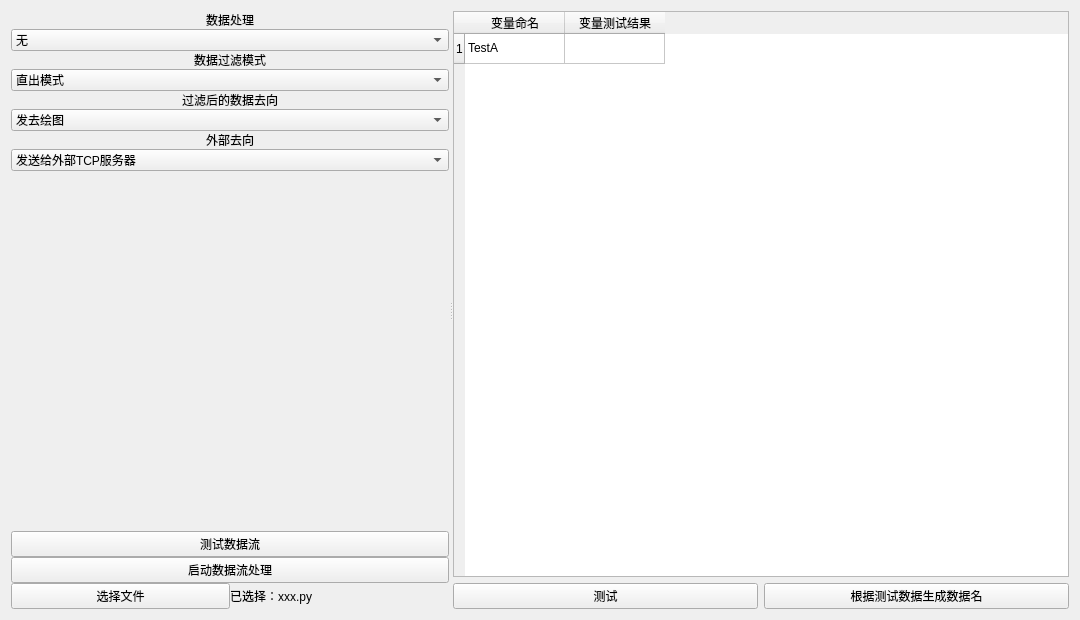
<?xml version="1.0" encoding="UTF-8"?>
<ui version="4.0">
 <class>DataCirculation</class>
 <widget class="RepeaterWidget" name="DataCirculation">
  <property name="geometry">
   <rect>
    <x>0</x>
    <y>0</y>
    <width>1080</width>
    <height>620</height>
   </rect>
  </property>
  <property name="windowTitle">
   <string>DataCirculation</string>
  </property>
  <layout class="QHBoxLayout" name="horizontalLayout">
   <item>
    <widget class="QSplitter" name="splitter">
     <property name="orientation">
      <enum>Qt::Horizontal</enum>
     </property>
     <widget class="QWidget" name="verticalLayoutWidget_2">
      <layout class="QVBoxLayout" name="verticalLayout_2">
       <property name="spacing">
        <number>0</number>
       </property>
       <item>
        <layout class="QVBoxLayout" name="grpProcessMode">
         <item>
          <widget class="QLabel" name="labelProcessMode">
           <property name="text">
            <string>数据处理</string>
           </property>
           <property name="alignment">
            <set>Qt::AlignCenter</set>
           </property>
          </widget>
         </item>
         <item>
          <widget class="QComboBox" name="comProcessMode">
           <item>
            <property name="text">
             <string>无</string>
            </property>
           </item>
           <item>
            <property name="text">
             <string>进行数据过滤</string>
            </property>
           </item>
           <item>
            <property name="text">
             <string>直接发送给外部</string>
            </property>
           </item>
          </widget>
         </item>
        </layout>
       </item>
       <item>
        <layout class="QVBoxLayout" name="grpCirculationMode">
         <item>
          <widget class="QLabel" name="labelCirculationMode">
           <property name="layoutDirection">
            <enum>Qt::LeftToRight</enum>
           </property>
           <property name="text">
            <string>数据过滤模式</string>
           </property>
           <property name="alignment">
            <set>Qt::AlignCenter</set>
           </property>
          </widget>
         </item>
         <item>
          <widget class="QComboBox" name="comCirculationMode">
           <property name="layoutDirection">
            <enum>Qt::LeftToRight</enum>
           </property>
           <property name="insertPolicy">
            <enum>QComboBox::InsertAtCurrent</enum>
           </property>
           <property name="sizeAdjustPolicy">
            <enum>QComboBox::AdjustToContentsOnFirstShow</enum>
           </property>
           <item>
            <property name="text">
             <string>直出模式</string>
            </property>
           </item>
           <item>
            <property name="text">
             <string>逗号分隔模式</string>
            </property>
           </item>
           <item>
            <property name="text">
             <string>键值对模式</string>
            </property>
           </item>
           <item>
            <property name="text">
             <string>scanf模式</string>
            </property>
           </item>
           <item>
            <property name="text">
             <string>正则表达式模式</string>
            </property>
           </item>
           <item>
            <property name="text">
             <string>外置python函数</string>
            </property>
           </item>
          </widget>
         </item>
        </layout>
       </item>
       <item>
        <layout class="QVBoxLayout" name="grpDateFlowMode">
         <item>
          <widget class="QLabel" name="labelDateFlowMode">
           <property name="text">
            <string>过滤后的数据去向</string>
           </property>
           <property name="alignment">
            <set>Qt::AlignCenter</set>
           </property>
          </widget>
         </item>
         <item>
          <widget class="QComboBox" name="comDateFlowMode">
           <item>
            <property name="text">
             <string>发去绘图</string>
            </property>
           </item>
           <item>
            <property name="text">
             <string>发送给外部设备</string>
            </property>
           </item>
          </widget>
         </item>
        </layout>
       </item>
       <item>
        <layout class="QVBoxLayout" name="grpOutputMode">
         <item>
          <widget class="QLabel" name="labelOutputMode">
           <property name="text">
            <string>外部去向</string>
           </property>
           <property name="alignment">
            <set>Qt::AlignCenter</set>
           </property>
          </widget>
         </item>
         <item>
          <widget class="QComboBox" name="comOutputMode">
           <item>
            <property name="text">
             <string>发送给外部TCP服务器</string>
            </property>
           </item>
           <item>
            <property name="text">
             <string>构建为POST数据包发送数据</string>
            </property>
           </item>
          </widget>
         </item>
        </layout>
       </item>
       <item>
        <spacer name="verticalSpacer">
         <property name="orientation">
          <enum>Qt::Vertical</enum>
         </property>
         <property name="sizeHint" stdset="0">
          <size>
           <width>20</width>
           <height>40</height>
          </size>
         </property>
        </spacer>
       </item>
       <item>
        <widget class="QPushButton" name="btnTestFlow">
         <property name="text">
          <string>测试数据流</string>
         </property>
        </widget>
       </item>
       <item>
        <widget class="QtMaterialRaisedButton" name="btnStart">
         <property name="text">
          <string>启动数据流处理</string>
         </property>
        </widget>
       </item>
       <item>
        <layout class="QHBoxLayout" name="horizontalLayout_2">
         <item>
          <widget class="QPushButton" name="btnSelectFile">
           <property name="text">
            <string>选择文件</string>
           </property>
          </widget>
         </item>
         <item>
          <widget class="QLabel" name="labelSelectFile">
           <property name="text">
            <string>已选择：xxx.py</string>
           </property>
          </widget>
         </item>
        </layout>
       </item>
      </layout>
     </widget>
     <widget class="QWidget" name="verticalLayoutWidget">
      <layout class="QVBoxLayout" name="verticalLayout">
       <item>
        <widget class="QTableWidget" name="tableWidget">
         <row>
          <property name="text">
           <string>1</string>
          </property>
         </row>
         <column>
          <property name="text">
           <string>变量命名</string>
          </property>
         </column>
         <column>
          <property name="text">
           <string>变量测试结果</string>
          </property>
         </column>
         <item row="0" column="0">
          <property name="text">
           <string>TestA</string>
          </property>
         </item>
         <item row="0" column="1">
          <property name="text">
           <string/>
          </property>
         </item>
        </widget>
       </item>
       <item>
        <layout class="QHBoxLayout" name="horizontalLayout_3">
         <item>
          <widget class="QPushButton" name="btnTest">
           <property name="text">
            <string>测试</string>
           </property>
          </widget>
         </item>
         <item>
          <widget class="QPushButton" name="btnGenerateKey">
           <property name="text">
            <string>根据测试数据生成数据名</string>
           </property>
          </widget>
         </item>
        </layout>
       </item>
      </layout>
     </widget>
    </widget>
   </item>
  </layout>
 </widget>
 <customwidgets>
  <customwidget>
   <class>RepeaterWidget</class>
   <extends>QWidget</extends>
   <header>repeaterwidget.h</header>
   <container>1</container>
  </customwidget>
  <customwidget>
   <class>QtMaterialRaisedButton</class>
   <extends>QPushButton</extends>
   <header>qtmaterialraisedbutton.h</header>
  </customwidget>
 </customwidgets>
 <resources/>
 <connections/>
</ui>
